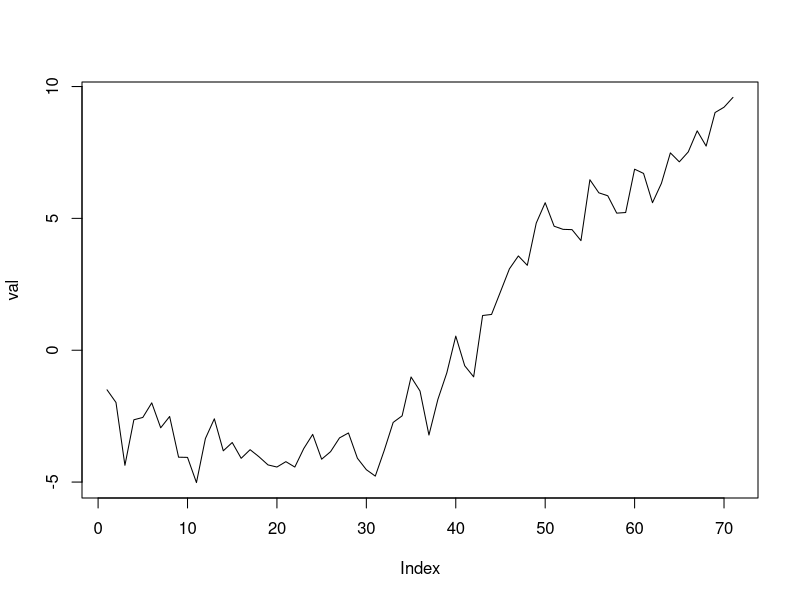

Generate this figure with R:
## ---- chunk 1
knitr::opts_chunk$set(echo = TRUE)
## ---- chunk 2
#knitr::include_graphics("./img/Rlogo.png")
## ---- chunk 3
#knitr::include_graphics("./img/SurveyR.png")
## ---- chunk 4
# This is a comment ignored by R
Instructor <- 'Dr. Henderson'
x <- 10
y <- 32
z <- c(x,y) #Form vectors by combining or concatenting elements.

9 -> w # This works, but is bad style.
TheAnswer = 42 # Most other languages use = for assignemnt.
## ---- chunk 5
TheAnswer
## ---- chunk 6
z <- c(x,y)
c(x,y,z)
y=TheAnswer
c(x,y,z)
## ---- chunk 7
x + y
z / x
z^2
z + 2*c(y,x) - 10  

11 %% 2   # Modular arithmetic
11 %/% 2 # Integer division returns remainder
## ---- chunk 8
x <- 4:6
y <- c(0,1)
x*y
## ---- chunk 9
x <- 1:4
y*x
## ---- chunk 10
mean(x) # average
sum(x)  # summation
sd(x)   # Standard deviation
var(x)  # Variance
exp(x)  # Exponential
sqrt(x) # Square root
log(x)  # Natural log
sin(x)  # Trigonometric functions
cos(pi/2) # R even contains pi, but only does finite arithmetic
## ---- chunk 11
ls()
rm(w)
ls()
## ---- chunk 12
remove(Instructor,TheAnswer) # remove and rm are synonyms
ls()
rm(list=c('x','y')) # Object names are passed to list as strings
ls()
## ---- chunk 13
ls()
rm(list=ls())
ls()
## ---- chunk 14
ViewGlobalEnv <- ls
ViewGlobalEnv()
## ---- chunk 15
z = c('x'=10,'y'=42)
names(z)
names(z) <- c('Xval','Yval'); names(z)
unname(z)
## ---- chunk 16
x <- runif(n=5, min=0, max=1)
y <- runif(5, 0, 1)
z <- runif(5)
round(cbind(x, y, z), 1)
## ---- chunk 17
w <- runif(min=0, max=1, n=5)
u <- runif(min=0, max=1, 5) # This also works but is bad style. 
round(rbind(u=u, w=w), 1)
## ---- chunk 18
# function to compute z-scores
zScore1 <- function(x){
  xbar <- mean(x)
  s <- sd(x)
  z <- ( x - mean(x) ) / s
  return(z)  
}
## ---- chunk 19
# function to compute z-scores
zScore2 <- function(x){
  { x - mean(x) } / sd(x)
}
## ---- chunk 20
x <- rnorm(10,3,1) ## generate some normally distributed values
round(cbind(x, 'Z1'=zScore1(x), 'Z2'=zScore2(x)), 1)
## ---- chunk 21
# function to compute z-scores
zScore3 <- function(x, na.rm=T){
  { x - mean(x, na.rm=na.rm) } / sd(x, na.rm=na.rm)
}
## ---- chunk 22
x <- c(NA,x,NA)
round(cbind(x,'Z1'=zScore1(x),'Z2'=zScore2(x),'Z3'=zScore3(x)),1)
## ---- chunk 23
for ( i in 1:10 ) {
   cat(i,'\n')
}
## ---- chunk 24
for ( var in names(mtcars) ){
  cat( sprintf('average %s = %4.3f',var, mean(mtcars[,var])), '\n')
}
## ---- chunk 25
maxIter <- 1e3 # always limit the total iterations allowed
val = vector(mode='numeric', length=maxIter)
val[1] = rnorm(1) ## intialize
k = 1
while ( abs(val[k]) < 10 & k <= maxIter ) {
  val[k+1] = val[k] + rnorm(1)
  k = k + 1
}
val = val[1:{k-1}]
plot(val, type='l')
## ---- chunk 26
cases = function(x) {
  switch(as.character(x),
    a=1,
    b=2,
    c=3,
    "Neither a, b, nor c."
  )
}
cases("a")
cases("m")
cases(8)
## ---- chunk 27
cases2 = function(x) {
  switch(x,
    a=1,
    b=2,
    c=3,
    "Neither a, b, nor c."
  )
}
cases(8)
## ---- chunk 28
mySummary <- function(x){
  switch(class(x),
         factor=table(x),
         numeric=sprintf('mean=%4.2f,sd=%4.2f', mean(x), sd(x)),
          'Only defined for factor and numeric classes.')
}
for ( var in names(iris) ) {
  cat(var, ':\n', sep='')
  print( mySummary(iris[,var]) )
}
## ---- chunk 29
#install.packages('lme4') # the package name should be passed as a character string
## ---- chunk 30
.libPaths() ## The default library location
.libPaths('/Users/jbhender/Rlib') #Create the directory first!
.libPaths()
## ---- chunk 31
## install.packages("haven",lib='/Users/jbhender/Rlib')
## ---- chunk 32
#head(InstEval)
## Using the pkg::function construction
head(lme4::InstEval)
## ---- chunk 33
search()
library(lme4)
search()
head(InstEval)
## ---- chunk 34
detach(package:lme4, unload=TRUE)
search()
